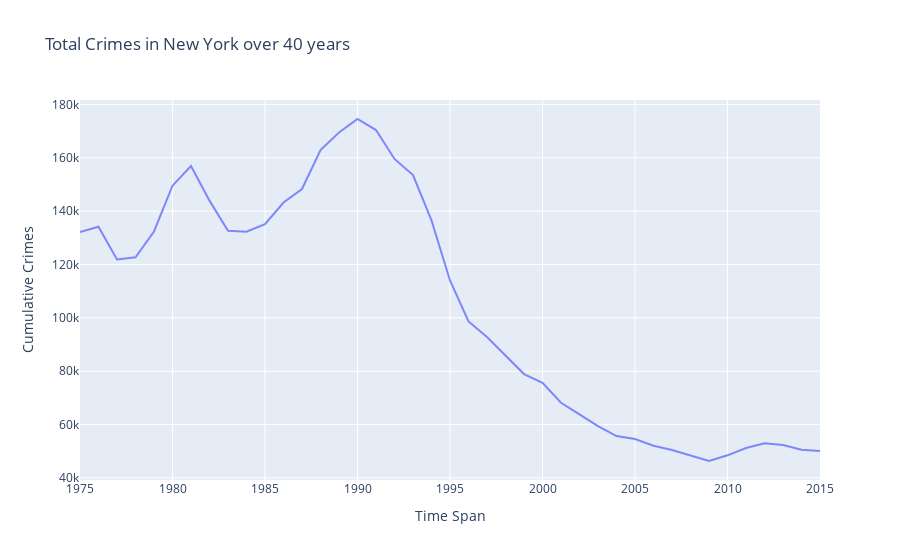

The notebook cell this image was saved under:
### Markdown cell above
That paints another picture, now top of the list is St.Louis, Atlanta, Miami etc. That was interesting, but was it always like that? What was the number of crimes over the years?

### Code cell
import plotly.offline as py
import plotly.graph_objs as go

py.init_notebook_mode(connected=True)
plt.style.use('dark_background')

# Filter the DataFrame to only include New York
ny_data = df2[df2['agency_jurisdiction'].str.contains("New York")]

# Create the scatter trace for New York
trace_ny = go.Scatter(
    x=ny_data['report_year'], 
    y=ny_data['violent_crimes'], 
    name="New York", 
    opacity=0.8
)

# Define the layout
layout = dict(
    title="Total Crimes in New York over 40 years",
    xaxis=dict(title='Time Span'),
    yaxis=dict(title='Cumulative Crimes'),
)

# Prepare the figure with the New York trace
fig = dict(data=[trace_ny], layout=layout)

# Plot the figure
py.iplot(fig)

### Figure 1 — Plotly figure (JSON) as saved in the notebook; plotly's stock layout.template omitted (floating-point values rounded to 4 significant figures)
{"data": [{"name": "New York", "opacity": 0.8, "type": "scatter", "x": [1975, 1976, 1977, 1978, 1979, 1980, 1981, 1982, 1983, 1984, 1985, 1986, 1987, 1988, 1989, 1990, 1991, 1992, 1993, 1994, 1995, 1996, 1997, 1998, 1999, 2000, 2001, 2002, 2003, 2004, 2005, 2006, 2007, 2008, 2009, 2010, 2011, 2012, 2013, 2014, 2015], "y": [132182, 134153, 121916, 122685, 132383, 149549, 156946, 143943, 132653, 132292, 135152, 143251, 148313, 162916, 169487, 174542, 170390, 159578, 153543, 136522, 114023, 98660, 92853, 85891, 78945, 75692, 68173, 63839, 59448, 55688, 54623, 52086, 50453, 48430, 46357, 48489, 51209, 52993, 52384, 50564, 50088]}], "layout": {"title": {"text": "Total Crimes in New York over 40 years"}, "xaxis": {"title": {"text": "Time Span"}}, "yaxis": {"title": {"text": "Cumulative Crimes"}}}}
